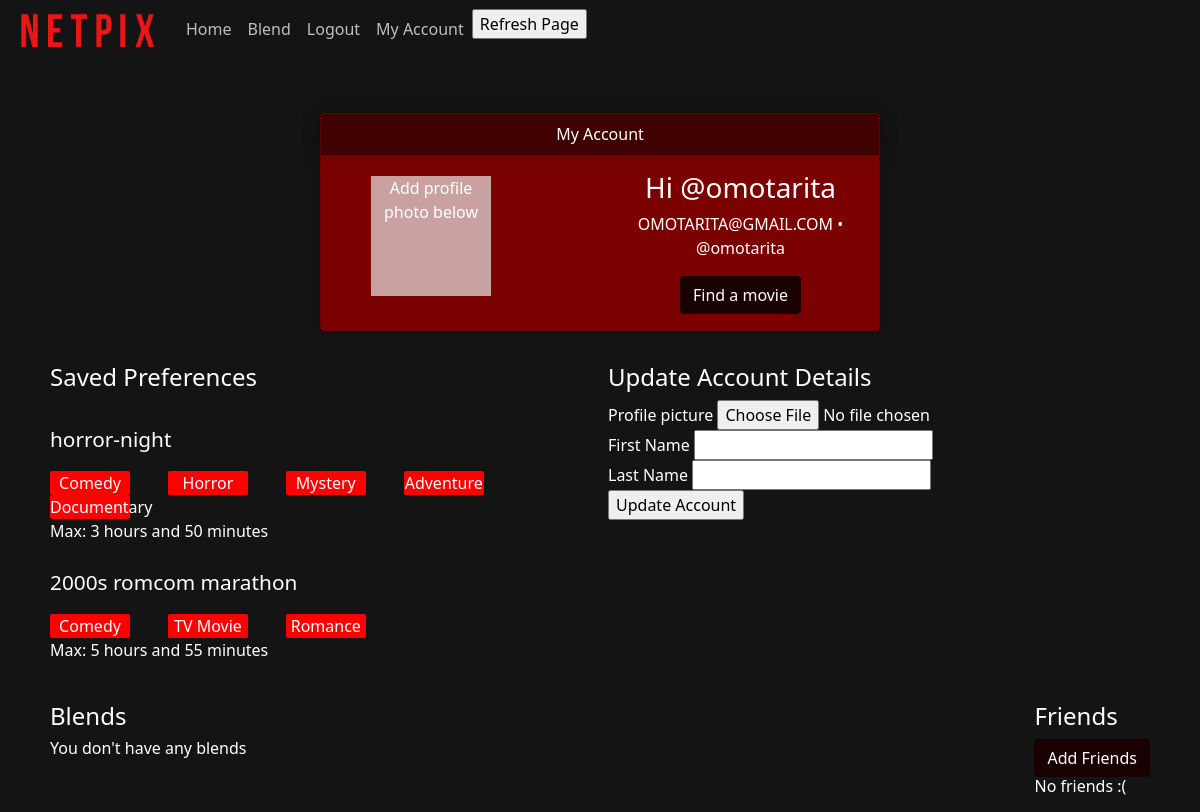
The page /auth/users/account (signed in) on the database as committed earlier.
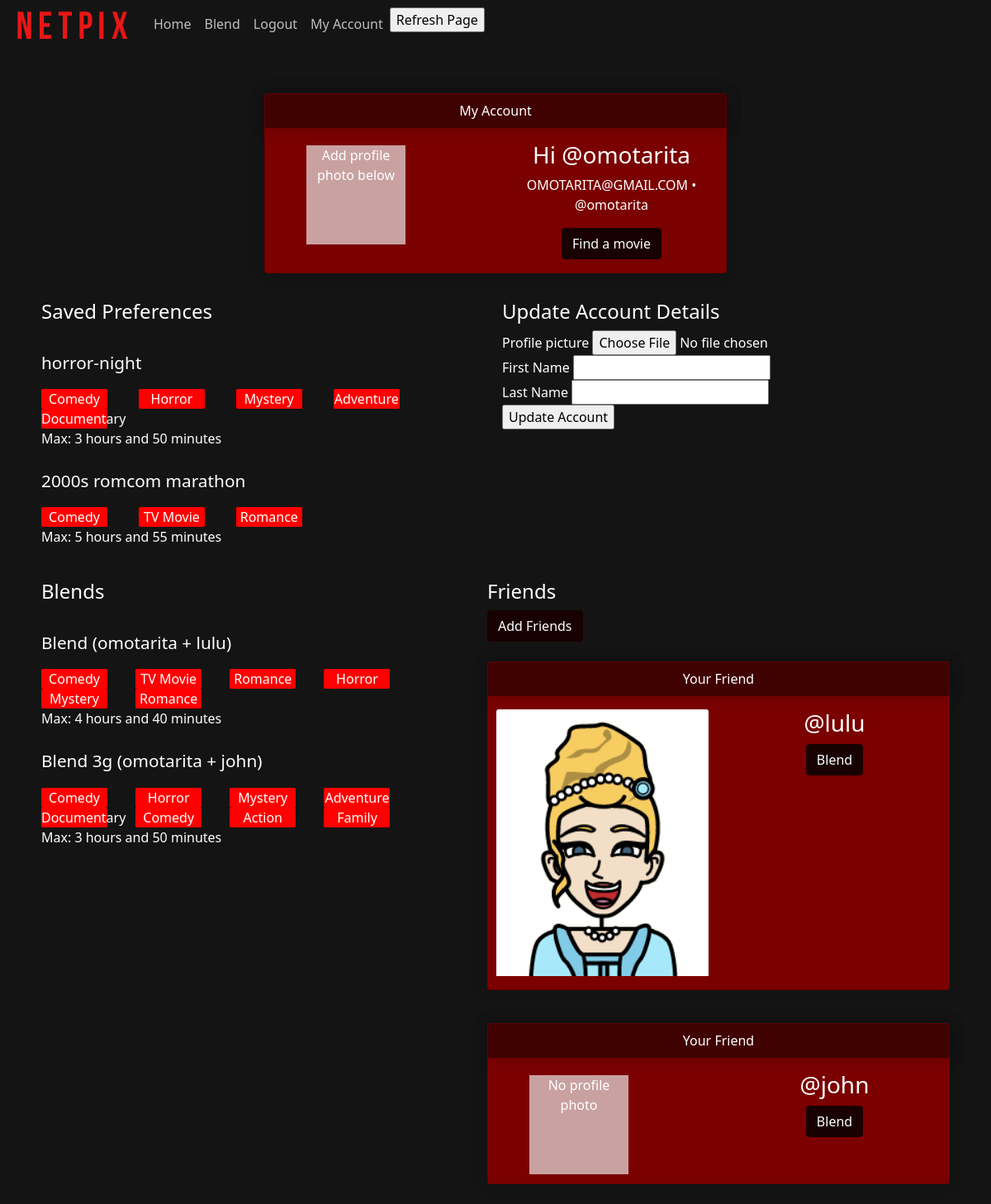
The same page on the database as committed later.
### netpix_app/models.py (models this page shows, shortened)
class User(UserMixin, db.Model):
    __tablename__ = "user"
    id = db.Column(db.Integer, primary_key=True)
    username = db.Column(db.Text, unique=True, nullable=False)
    email = db.Column(db.Text, unique=True, nullable=False)
    password = db.Column(db.Text, nullable=False)
    account = db.relationship("Account", uselist=False, back_populates="user")
    saved_preferences = db.relationship("Saved_Preferences", uselist=False, back_populates="user")
    blend = db.relationship("Blend", back_populates="user")

class Account(db.Model):
    __tablename__ = "account"
    id = db.Column(db.Integer, primary_key=True)
    username = db.Column(db.Text, unique=True, nullable=False)
    email = db.Column(db.Text, unique=True, nullable=False)
    photo = db.Column(db.Text, unique=True, nullable=True)
    first_name = db.Column(db.Text, nullable=True)
    last_name = db.Column(db.Text, nullable=True)
    user_id = db.Column(db.Integer, db.ForeignKey('user.id'), nullable=False)
    user = db.relationship("User", back_populates="account")
    friendship = db.relationship("Friendship", uselist=False, back_populates="account")

class Saved_Preferences(db.Model):
    __tablename__ = "saved_preferences"
    id = db.Column(db.Integer, primary_key=True)
    tag = db.Column(db.Text, nullable=False)
    time_pref = db.Column(db.Integer, nullable=False)
    genre_prefs = db.Column(db.Text, nullable=False) #we will convert from list to text to input into db then from text back to list to use
    user_id = db.Column(db.Integer, db.ForeignKey('user.id'), nullable=False)
    user = db.relationship("User", back_populates="saved_preferences")

class Blend(db.Model): #two users can have the same blend
    __tablename__ = "blend_"
    id = db.Column(db.Integer, primary_key=True)
    tag = db.Column(db.Text, nullable=False)
    time_pref = db.Column(db.Integer, nullable=False)
    genre_prefs = db.Column(db.Text, nullable=False)
    primary_user = db.Column(db.Text, nullable=False)
    secondary_user = db.Column(db.Text, nullable=False)
    primary_user_id = db.Column(db.Integer, db.ForeignKey('user.id'), nullable=False)
    secondary_user_id = db.Column(db.Integer, nullable=False)
    user = db.relationship("User", back_populates="blend")

class Friendship(db.Model):
    __tablename__ = "friends"
    id = db.Column(db.Integer, primary_key=True)
    user = db.Column(db.Text, nullable=False)
    users_friend = db.Column(db.Text, nullable=False)
    friend_id = db.Column(db.Integer, nullable=False)
    user_id = db.Column(db.Integer, db.ForeignKey('account.user_id'), nullable=False)
    account = db.relationship("Account", back_populates="friendship")

### netpix_app/auth/routes.py (the view, shortened to what this page needs)
@auth_bp.route('/users/account', methods=['GET', 'POST'])
@auth_bp.route('/users/account/<username>', methods=['GET', 'POST'])
@login_required
def view_account(username=None):
    form = UpdateAccountForm()
    username = current_user.username
    account = Account.query.filter_by(username=username).first()
    email = account.email
    template_context = dict(username=username, email=email, first_name=None, last_name=None, photo_url=None, saved_prefs=None, friends=None, my_blends=None)
    if account.first_name != None:
        first_name = account.first_name
        template_context['first_name'] = first_name
    if account.last_name != None:
        last_name = account.last_name
        template_context['last_name'] = last_name
    if account.photo != None:
        photo_url = 'assets/images/' + account.photo
        template_context['photo_url'] = photo_url
    users_saved = Saved_Preferences.query.filter_by(user_id=current_user.id).all()
    saved_prefs = []
    if users_saved != None:
        i = 0
        while i<len(users_saved):
            user_id = users_saved[i].user_id
            saved_info = dict(tag=gather_pref_info(users_saved, i)[0], time_pref=gather_pref_info(users_saved, i)[1], genre_prefs=gather_pref_info(users_saved, i)[2], user_id=user_id)
            saved_prefs.append(saved_info)
            i = i+1
    users_blends = Blend.query.filter_by(primary_user_id=current_user.id).all()
    my_blends = []
    if users_blends != None:
        i = 0
        while i<len(users_blends):
            blend_info = dict(tag=gather_pref_info(users_blends, i)[0], time_pref=gather_pref_info(users_blends, i)[1], genre_prefs=gather_pref_info(users_blends, i)[2])
            my_blends.append(blend_info)
            i = i+1
    template_context['my_blends'] = my_blends
    print("Template context blends")
    print(template_context['my_blends'])
    template_context['saved_prefs'] = saved_prefs
    template_context['friends'] = list_friends()
    print(template_context)
    return render_template('view_account.html', form=form, **template_context)

### netpix_app/auth/forms.py
class UpdateAccountForm(FlaskForm):
    first_name = StringField('First Name')
    last_name = StringField('Last Name')
    photo = FileField('Profile picture', validators=[FileAllowed(photos, 'Images only!')])
    '''
    def request_friend(self, username, new_friend):
        #if friend exists (their username is in database) and is not friends with self
        pass
    '''

### netpix_app/auth/routes.py (called while the page is built)
@login_manager.user_loader
def load_user(user_id):
    if user_id is not None:
        return User.query.get(user_id)
    return None

def gather_pref_info(users_blends, i):
    tag = users_blends[i].tag
    time_pref = users_blends[i].time_pref
    time = process_time(time_pref)
    genre_prefs = users_blends[i].genre_prefs
    genre_prefs = genre_prefs.split("+")
    return tag, time, genre_prefs

def process_time(time_pref):
    hours = time_pref//60
    minutes= time_pref - (hours*60)
    if hours == 0:
        if minutes == 1:
            time = f"Max: {minutes} minute"
        else:
            time = f"Max: {minutes} minutes"
    elif hours == 1:
        if minutes ==1:
            time = f"Max: {hours} hour and {minutes} minute"
        else:
            time = f"Max: {hours} hour and {minutes} minutes"
    else:
        if minutes == 1:
            time = f"Max: {hours} hours and {minutes} minute"
        else:
            time = f"Max: {hours} hours and {minutes} minutes"
    return time

### netpix_app/templates/view_account.html (shortened to what this page needs)
<link rel="stylesheet" href="{{ url_for('static', filename='assets/css/custom.css') }}">
{% extends 'layout.html' %}
{% set title = 'My Account' %}
{% block content %}
<div class="d-flex justify-content-center">
    <div class="card text-center" style="width: 35rem;">
        <div class="card-header" style="width: 100%;">
          My Account
        </div>
        <div class="card-body">
            <div class="row">
                <div class="col-sm-6">
                    {% if photo_url != None %}
                            <img class="card-img-top" src="{{ url_for('static', filename=photo_url) }}" position="absolute" alt="User profile photo">
                    {% else %}
                            <div style="width: 120; height:120; background-color: rgb(201, 161, 161); position: relative; top: 5px; left: 40px; text-align: center;">Add profile photo below</div>
                    {% endif %}
                </div>
                <div class="col-sm-6">
                    {% if first_name != None %}
                        <h3 class="card-title">Hi {{ first_name }}</h3>
                    {% else %}
                        <h3 class="card-title">Hi @{{ username }}</h3>
                    {% endif %}
                    {% if (first_name != None) and (last_name != None) %}
                        <p class="card-text">@{{ username }} • {{ first_name }} {{ last_name }} • {{ email }}</p>
                    {% else %}
                        <p class="card-text">{{ email }} • @{{ username }}</p>
                    {% endif %}
                <a href="{{ url_for('index') }}" class="btn btn-primary">Find a movie</a>
                </div>
          </div>
        </div>
    </div>
</div>
<div class="d-flex justify-content-between">
    <div class="p-2" style="width: 50%">
        <h4>Saved Preferences</h4>
        {% if saved_prefs == [] %}
            <div>
                <h6>You don't have any saved preferences</h6>
            </div>
        {% else %}
            {% for saved_info in saved_prefs %}
                <div class="center">
                    <div class="row">
                        <div class="col-sm-10">
                            <p class="tag-name" style="font-size:1.3rem">{{ saved_info['tag'] }}</p>
                        </div>
                        <div class="col-sm-10">
                            <div class="flex-container">
                                <div class="row">
                                    {% for i in saved_info['genre_prefs'] %}
                                        <div class="col-sm-3">
                                            <div class="center" style="width:80px; background-color: red; text-align: center; border-radius:5%">{{ i }}</div>
                                        </div>
                                    {% endfor %}
                                </div>
                                <div class="row">
                                    <div>{{ saved_info['time_pref'] }}</div>
                                </div>
                            </div>
                        </div>
                    </div>
                </div>
            {% endfor %}
        {% endif %}
    </div>
    <div class="p-2" style="width: 50%">
        <h4>Update Account Details</h4>
        <form method="POST" action="{{ url_for('auth.view_account') }}" enctype="multipart/form-data">
            {{ form.photo.label }} {{ form.photo() }} <br>
            {{ form.first_name.label }} {{ form.first_name() }} <br>
            {{ form.last_name.label }} {{ form.last_name() }} <br>
            <input type="submit" value="Update Account">
        </form>
    </div>
</div>
<div class="d-flex justify-content-between">
    <div class="p-2">
        <h4>Blends</h4>
        {% if my_blends == [] %}
            <div>
                <h6>You don't have any blends</h6>
            </div>
        {% else %}
            {% for blend_info in my_blends %}
                <div class="center">
                    <div class="row">
                        <div class="col-sm-10">
                            <p class="tag-name" style="font-size:1.3rem">{{ blend_info['tag'] }}</p>
                        </div>
                        <div class="col-sm-10">
                            <div class="flex-container">
                                <div class="row">
                                    {% for i in blend_info['genre_prefs'] %}
                                        <div class="col-sm-3">
                                            <div class="center" style="width:80px; background-color: red; text-align: center; border-radius:5%">{{ i }}</div>
                                        </div>
                                    {% endfor %}
                                </div>
                                <div class="row">
                                    <div>{{ blend_info['time_pref'] }}</div>
                                </div>
                            </div>
                        </div>
                    </div>
                </div>
            {% endfor %}
        {% endif %}
    </div>
    <div class="p-2">
        <h4>Friends</h4>
        <a href="{{ url_for('auth.find_friends') }}" class="btn btn-primary">Add Friends</a>
        {% if friends == [] %}
            <div>
                <h6>No friends :(</h6>
            </div>
        {% else %}
            {% for friend_info in friends %}
                <form method="POST" action="{{ url_for('auth.blend_friend') }}">
                    <div class="d-flex justify-content-center" style="flex: 25em">
                        <div class="card text-center" style="width: 35rem;">
                            <div class="card-header" style="width: 100%;">
                            Your Friend
                            </div>
                            <div class="card-body">
                                <div class="row">
                                    <div class="col-sm-6">
                                        {% if friend_info['friends_photo'] != None %}
                                            <img class="card-img-top" src="{{ url_for('static', filename=friend_info['friends_photo']) }}" position="absolute" alt="User profile photo">
                                        {% else %}
                                            <div style="width: 120; height:120; background-color: rgb(201, 161, 161); position: relative; top: 5px; left: 40px; text-align: center;">No profile photo</div>
                                        {% endif %}
                                    </div>
                                    <div class="col-sm-6">
                                        <h3 class="card-title">@{{ friend_info['friends_username'] }}</h3>
                                        <input class="btn btn-primary" name="submit_button" type="submit" value="Blend">
                                    </div>
                                </div>
                            </div>
                        </div>
                    </div>
                </form>
            {% endfor %}
        {% endif %}
    </div>
</div>
{% endblock %}

### netpix_app/templates/layout.html (shortened to what this page needs)
<!DOCTYPE html>
<html lang="en">
<head>
    <link rel="stylesheet" type="text/css" href="https://cdn.jsdelivr.net/npm/bootstrap@5.0.2/dist/css/bootstrap.min.css">
    <link rel="stylesheet" type="text/css" href="{{ url_for('static', filename='assets/css/custom.css') }}">
    <header>
        {% include 'navbar.html' %}
    </header>
    <main>
        <div class="container">
            {% block content %}
            {% endblock %}
        </div>
    </main>
</head>
<body style="background-color:rgb(20, 20, 20)">
</body>
</html>

### netpix_app/templates/navbar.html (shortened to what this page needs)
<nav class="navbar navbar-expand-lg " style="background-color: #141414; color: white">
    <div class="container-fluid">
      <a class="navbar-brand" href="{{ url_for('index') }}"><img id="logo", width="150", src="{{ url_for('static', filename='assets/images/logo.png') }}"></a>
      <div class="collapse navbar-collapse" id="navbarNavAltMarkup">
        <div class="navbar-nav">
          <a class="nav-link active" aria-current="page" href="{{ url_for('index') }}">Home</a>
          {% if current_user.is_anonymous %}
            <a class="nav-link" href="{{ url_for('auth.signup') }}">Create Account</a>
            <a class="nav-link" href="{{ url_for('auth.login') }}">Login</a>
          {% else %}
            <a class="nav-link" href="{{ url_for('auth.blend_friend') }}">Blend</a>
            <a class="nav-link" href="{{ url_for('auth.logout') }}">Logout</a>
            <a class="nav-link" href="{{ url_for('auth.view_account') }}">My Account</a>
            <form method="POST" action="{{ url_for('index') }}">
              <input type="submit" value="Refresh Page">
            </form>
          {% endif %}
        </div>
      </div>
    </div>
  </nav>

### netpix_app/static/assets/css/custom.css (style rules this page uses)
.nav-link { color: rgba(255, 255, 255, 0.726) !important; }
.card { box-shadow: 0 0px 20px 0 rgba(0,0,0,0.2); background-color: rgb(123, 0, 0); transition: 0.3s; }
.card-header { padding-left: 0px; padding-right: 0px; box-shadow: 0 0px 20px 0 rgba(0,0,0,0.2); background-color: rgb(64, 1, 1); transition: 0.3s; }
.btn-primary { background-color: rgb(25, 1, 1); border-color: rgb(25, 1, 1); transition: 0.3s; }
.card-body { padding-left: 10px; padding-right: 10px; }
body { background-color: rgb(33, 35, 36); color: #FFFFFF }

Rows that differ between the two databases and show on the page:
added Blend: tag "Blend (omotarita + lulu)", i "Comedy" "TV Movie" "Romance" "Horror" "Mystery" "Romance", time_pref "Max: 4 hours and 40 minutes"
added Blend: tag "Blend 3g (omotarita + john)", i "Comedy" "Horror" "Mystery" "Adventure" "Documentary" "Comedy" "Action" "Family", time_pref "Max: 3 hours and 50 minutes"
added Friendship: friends_username "lulu"
added Friendship: shows "No profile photo", friends_username "john"
Other text that changed with them:
text no longer shown: "You don't have any blends No friends :("
